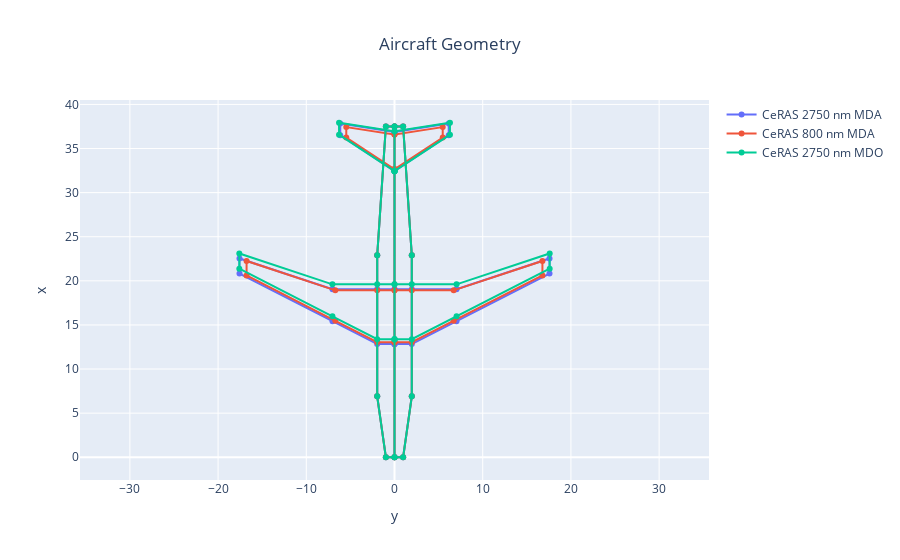

The notebook cell this image was saved under:
### Code cell
fig = aircraft_geometry_plot(CeRAS_2750nm_MDA_OUTPUT_FILE, name='CeRAS 2750 nm MDA')
fig = aircraft_geometry_plot(CeRAS_800nm_MDA_OUTPUT_FILE, name='CeRAS 800 nm MDA', fig=fig)
fig = aircraft_geometry_plot(CeRAS_2750nm_MDO_OUTPUT_FILE, name='CeRAS 2750 nm MDO', fig=fig)
fig.show()
